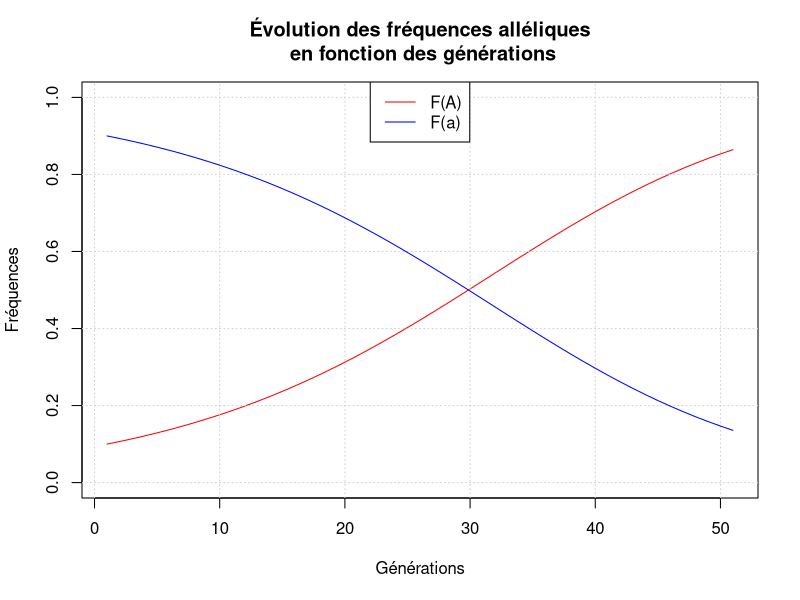

The R script that drew this image:
#install.packages("crayon")
library(crayon)

# effectif pop1
n_pop_1 <- 100000

# Fréquences alléliques de la pop1
fq_1_A <- 0.1
fq_1_a <- 0.9
pop1 <- c(fq_1_A,fq_1_a)

# Fitness des couleurs de peau
fitness_Rouge <- 0.99
fitness_Violet <- 0.9
fitness_Bleu <- 0.84
vect_fitness <-c(fitness_Rouge,fitness_Violet,fitness_Bleu)

prob_pop1_into_pop2 <- 0.1
prob_pop2_into_pop1 <- 0.1 

# Function qui prend un vecteur de fréquence des alléles dans une population
# return un vecteur de fréquence génotypique sous panmixie
fun_freq_geno <- function(vect_pop){
  fq_gen <- c(vect_pop[1]**2,2*vect_pop[1]*vect_pop[2],vect_pop[2]**2)
  return (fq_gen)
}

# Function qui prend un vecteur de fréquence génotypique et n la taille de la pop
# return un vecteur du nombre d'individu avec les phénotypes AA Aa aa (aka cb il y a de rouge violet et bleu)
fun_representation_pop <- function(fq_gen,n_pop){
  # int * vect
  n_pop_courant <- n_pop * fq_gen
  return (n_pop_courant)
}


fun_affichage_pop <- function(pop,n_pop,num_pop,n_gen){
  cat("================ Population ",num_pop,": Génération ",n_gen," ==================\n",sep="")
  
  cat("‖ Il y a ",
      sprintf("%6.2f",pop[1]*100),"% de ",italic("A"),
      " et ",
      sprintf("%6.2f",pop[2]*100),"% de ",italic("a"),
      ".                        ‖\n",sep="")
  
  n_pop_courant <- fun_representation_pop(fun_freq_geno(pop),n_pop)
  
  cat("‖ Soient ",
      red(sprintf("%5.0f",round(n_pop_courant[1])))," rouges, ",
      magenta(sprintf("%5.0f",round(n_pop_courant[2])))," violets et ",
      blue(sprintf("%5.0f",round(n_pop_courant[3])))," bleus.          ‖",
      "\n",
      sep="")
  
  cat("===============================================================\n")
}


# Grande fonction qui permet la création de la génération suivante à partir de vect_pop
# Applique la force de séléction naturelle 
# Return la gén suivante
fun_reproduction <- function(vect_pop,vect_fitness,n_pop) {
  # Fréquence génotypique sous panmixie
  fq_gen <- fun_freq_geno(vect_pop)
 
  n_pop_courant <- fun_representation_pop(fq_gen,n_pop)
  
  # On a deux vect de meme taille aka on peut multiplier
  selection <- n_pop_courant * vect_fitness
  
  # Nouvelle fréq allélique 
  # Ici on recalcule le nb de A et de a qu'on normalise par 2 fois la nouvelle taille de la population
  nv_gen <- c(2*selection[1]+selection[2],2*selection[3]+selection[2]) / (2*sum(selection))
  
  return(nv_gen)
}


# On affiche la première pop
fun_affichage_pop(pop1,n_pop_1,1,1)
tmp_pop <- pop1

# On crée un DataFrame pour l'analyse donnée avec A et a les fréquences de A et a en colonne 
# et pour chaque ligne une génération (rbind)

data_evo <- data.frame(
  A = tmp_pop[1],
  a = tmp_pop[2]
)

for(x in 1:50){
  old_pop <- tmp_pop
  tmp_pop <- fun_reproduction(old_pop,vect_fitness,n_pop_1)
  
  data_evo <- rbind(data_evo,tmp_pop)
  fun_affichage_pop(tmp_pop, n_pop_1, 1,x+1)
}

# AFFICHAGE GRAPHIQUE
plot(data_evo$A,
     type = "l",
     col="red",
     ylim =c(0,1),
     main= "Évolution des fréquences alléliques\n en fonction des générations",
     xlab="Générations",
     ylab="Fréquences")
grid()
lines(data_evo$a,
      col="blue")

legend("top",
       legend=c("F(A)", "F(a)"),
       col=c("red", "blue"),
       lty=1)
